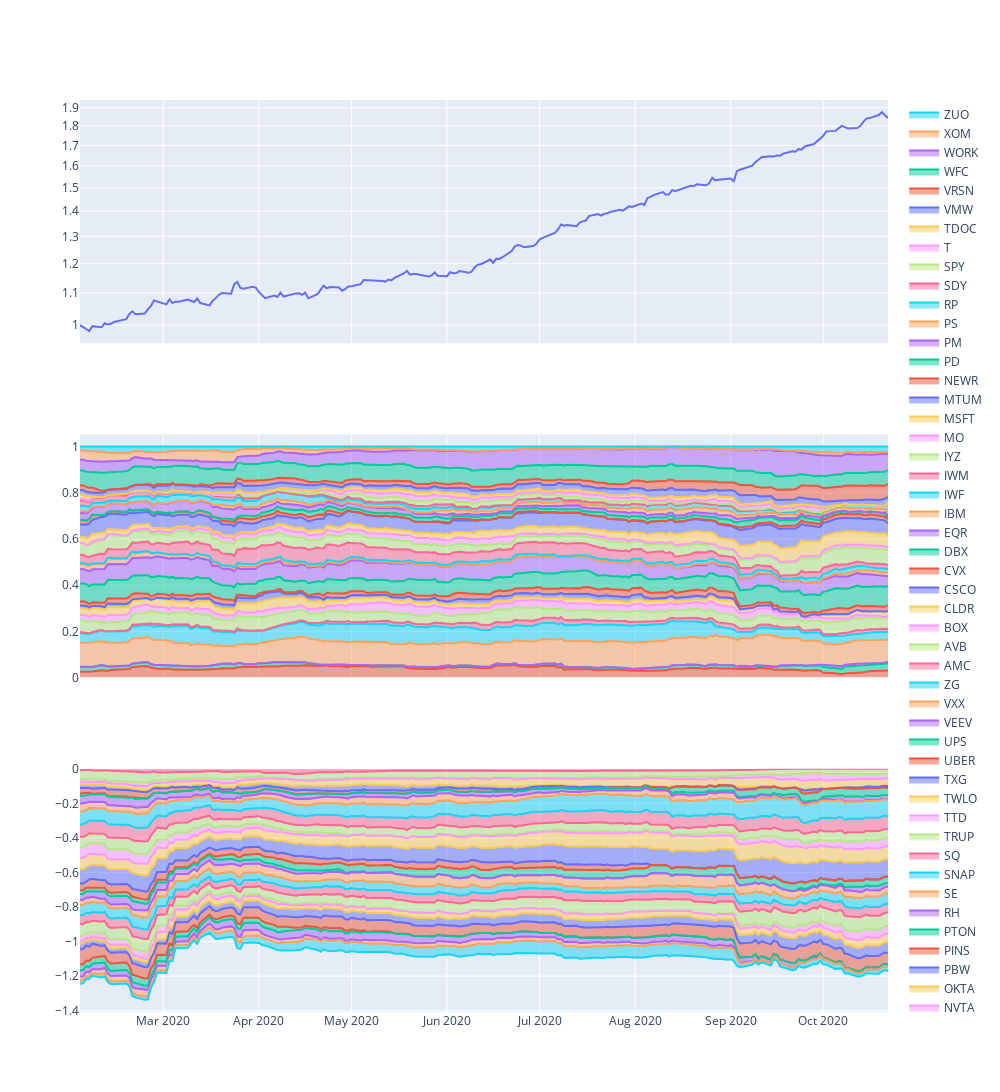

Source (notebook cell):
### Code cell
from plotly.subplots import make_subplots
import plotly.graph_objects as go

fig = make_subplots(rows=3, cols=1, shared_xaxes=True)

cum_returns = (r.returns_history+1).cumprod()
fig.add_trace(go.Scatter(x=cum_returns.index, y=cum_returns), row=1, col=1)
fig.update_yaxes(type="log", row=1, col=1)


long_allocations = r.allocation_history[[c for c in r.allocation_history.columns if c in LONG_CANDIDATES]]
for (k, v) in long_allocations.items():
    fig.add_trace(go.Scatter(x=r.allocation_history.index, y=v, name=k, stackgroup='one'), row=2, col=1)
    
short_allocations = r.allocation_history[[c for c in r.allocation_history.columns if c in SHORT_CANDIDATES]]
for (k, v) in short_allocations.items():
    fig.add_trace(go.Scatter(x=r.allocation_history.index, y=v, name=k, stackgroup='one'), row=3, col=1)

fig.update_layout(
    autosize=False,
    width=1000,
    height=1200,)
fig.show()

### Figure 1 — Plotly figure (JSON) as saved in the notebook; plotly's stock layout.template omitted (floating-point values rounded to 4 significant figures; data arrays with more than 128 entries replaced by an {"elided": "..."} marker saying what was removed)
{"data": [{"type": "scatter", "x": {"elided": "184 str values"}, "xaxis": "x", "y": {"elided": "184 float values"}, "yaxis": "y"}, {"name": "BABA", "stackgroup": "one", "type": "scatter", "x": {"elided": "184 str values"}, "xaxis": "x2", "y": {"elided": "184 float values"}, "yaxis": "y2"}, {"name": "BBBY", "stackgroup": "one", "type": "scatter", "x": {"elided": "184 str values"}, "xaxis": "x2", "y": {"elided": "184 float values"}, "yaxis": "y2"}, {"name": "BILL", "stackgroup": "one", "type": "scatter", "x": {"elided": "184 str values"}, "xaxis": "x2", "y": {"elided": "184 float values"}, "yaxis": "y2"}, {"name": "BLK", "stackgroup": "one", "type": "scatter", "x": {"elided": "184 str values"}, "xaxis": "x2", "y": {"elided": "184 float values"}, "yaxis": "y2"}, {"name": "CRM", "stackgroup": "one", "type": "scatter", "x": {"elided": "184 str values"}, "xaxis": "x2", "y": {"elided": "184 float values"}, "yaxis": "y2"}, {"name": "DDOG", "stackgroup": "one", "type": "scatter", "x": {"elided": "184 str values"}, "xaxis": "x2", "y": {"elided": "184 float values"}, "yaxis": "y2"}, {"name": "FDX", "stackgroup": "one", "type": "scatter", "x": {"elided": "184 str values"}, "xaxis": "x2", "y": {"elided": "184 float values"}, "yaxis": "y2"}, {"name": "FIVN", "stackgroup": "one", "type": "scatter", "x": {"elided": "184 str values"}, "xaxis": "x2", "y": {"elided": "184 float values"}, "yaxis": "y2"}, {"name": "FRPT", "stackgroup": "one", "type": "scatter", "x": {"elided": "184 str values"}, "xaxis": "x2", "y": {"elided": "184 float values"}, "yaxis": "y2"}, {"name": "FVRR", "stackgroup": "one", "type": "scatter", "x": {"elided": "184 str values"}, "xaxis": "x2", "y": {"elided": "184 float values"}, "yaxis": "y2"}, {"name": "HUBS", "stackgroup": "one", "type": "scatter", "x": {"elided": "184 str values"}, "xaxis": "x2", "y": {"elided": "184 float values"}, "yaxis": "y2"}, {"name": "ISRG", "stackgroup": "one", "type": "scatter", "x": {"elided": "184 str values"}, "xaxis": "x2", "y": {"elided": "184 float values"}, "yaxis": "y2"}, {"name": "ITB", "stackgroup": "one", "type": "scatter", "x": {"elided": "184 str values"}, "xaxis": "x2", "y": {"elided": "184 float values"}, "yaxis": "y2"}, {"name": "NET", "stackgroup": "one", "type": "scatter", "x": {"elided": "184 str values"}, "xaxis": "x2", "y": {"elided": "184 float values"}, "yaxis": "y2"}, {"name": "NIO", "stackgroup": "one", "type": "scatter", "x": {"elided": "184 str values"}, "xaxis": "x2", "y": {"elided": "184 float values"}, "yaxis": "y2"}, {"name": "NOW", "stackgroup": "one", "type": "scatter", "x": {"elided": "184 str values"}, "xaxis": "x2", "y": {"elided": "184 float values"}, "yaxis": "y2"}, {"name": "NVDA", "stackgroup": "one", "type": "scatter", "x": {"elided": "184 str values"}, "xaxis": "x2", "y": {"elided": "184 float values"}, "yaxis": "y2"}, {"name": "NVTA", "stackgroup": "one", "type": "scatter", "x": {"elided": "184 str values"}, "xaxis": "x2", "y": {"elided": "184 float values"}, "yaxis": "y2"}, {"name": "OKTA", "stackgroup": "one", "type": "scatter", "x": {"elided": "184 str values"}, "xaxis": "x2", "y": {"elided": "184 float values"}, "yaxis": "y2"}, {"name": "PBW", "stackgroup": "one", "type": "scatter", "x": {"elided": "184 str values"}, "xaxis": "x2", "y": {"elided": "184 float values"}, "yaxis": "y2"}, {"name": "PINS", "stackgroup": "one", "type": "scatter", "x": {"elided": "184 str values"}, "xaxis": "x2", "y": {"elided": "184 float values"}, "yaxis": "y2"}, {"name": "PTON", "stackgroup": "one", "type": "scatter", "x": {"elided": "184 str values"}, "xaxis": "x2", "y": {"elided": "184 float values"}, "yaxis": "y2"}, {"name": "RH", "stackgroup": "one", "type": "scatter", "x": {"elided": "184 str values"}, "xaxis": "x2", "y": {"elided": "184 float values"}, "yaxis": "y2"}, {"name": "SE", "stackgroup": "one", "type": "scatter", "x": {"elided": "184 str values"}, "xaxis": "x2", "y": {"elided": "184 float values"}, "yaxis": "y2"}, {"name": "SNAP", "stackgroup": "one", "type": "scatter", "x": {"elided": "184 str values"}, "xaxis": "x2", "y": {"elided": "184 float values"}, "yaxis": "y2"}, {"name": "SQ", "stackgroup": "one", "type": "scatter", "x": {"elided": "184 str values"}, "xaxis": "x2", "y": {"elided": "184 float values"}, "yaxis": "y2"}, {"name": "TRUP", "stackgroup": "one", "type": "scatter", "x": {"elided": "184 str values"}, "xaxis": "x2", "y": {"elided": "184 float values"}, "yaxis": "y2"}, {"name": "TTD", "stackgroup": "one", "type": "scatter", "x": {"elided": "184 str values"}, "xaxis": "x2", "y": {"elided": "184 float values"}, "yaxis": "y2"}, {"name": "TWLO", "stackgroup": "one", "type": "scatter", "x": {"elided": "184 str values"}, "xaxis": "x2", "y": {"elided": "184 float values"}, "yaxis": "y2"}, {"name": "TXG", "stackgroup": "one", "type": "scatter", "x": {"elided": "184 str values"}, "xaxis": "x2", "y": {"elided": "184 float values"}, "yaxis": "y2"}, {"name": "UBER", "stackgroup": "one", "type": "scatter", "x": {"elided": "184 str values"}, "xaxis": "x2", "y": {"elided": "184 float values"}, "yaxis": "y2"}, {"name": "UPS", "stackgroup": "one", "type": "scatter", "x": {"elided": "184 str values"}, "xaxis": "x2", "y": {"elided": "184 float values"}, "yaxis": "y2"}, {"name": "VEEV", "stackgroup": "one", "type": "scatter", "x": {"elided": "184 str values"}, "xaxis": "x2", "y": {"elided": "184 float values"}, "yaxis": "y2"}, {"name": "VXX", "stackgroup": "one", "type": "scatter", "x": {"elided": "184 str values"}, "xaxis": "x2", "y": {"elided": "184 float values"}, "yaxis": "y2"}, {"name": "ZG", "stackgroup": "one", "type": "scatter", "x": {"elided": "184 str values"}, "xaxis": "x2", "y": {"elided": "184 float values"}, "yaxis": "y2"}, {"name": "AMC", "stackgroup": "one", "type": "scatter", "x": {"elided": "184 str values"}, "xaxis": "x3", "y": {"elided": "184 float values"}, "yaxis": "y3"}, {"name": "AVB", "stackgroup": "one", "type": "scatter", "x": {"elided": "184 str values"}, "xaxis": "x3", "y": {"elided": "184 float values"}, "yaxis": "y3"}, {"name": "BOX", "stackgroup": "one", "type": "scatter", "x": {"elided": "184 str values"}, "xaxis": "x3", "y": {"elided": "184 float values"}, "yaxis": "y3"}, {"name": "CLDR", "stackgroup": "one", "type": "scatter", "x": {"elided": "184 str values"}, "xaxis": "x3", "y": {"elided": "184 float values"}, "yaxis": "y3"}, {"name": "CSCO", "stackgroup": "one", "type": "scatter", "x": {"elided": "184 str values"}, "xaxis": "x3", "y": {"elided": "184 float values"}, "yaxis": "y3"}, {"name": "CVX", "stackgroup": "one", "type": "scatter", "x": {"elided": "184 str values"}, "xaxis": "x3", "y": {"elided": "184 float values"}, "yaxis": "y3"}, {"name": "DBX", "stackgroup": "one", "type": "scatter", "x": {"elided": "184 str values"}, "xaxis": "x3", "y": {"elided": "184 float values"}, "yaxis": "y3"}, {"name": "EQR", "stackgroup": "one", "type": "scatter", "x": {"elided": "184 str values"}, "xaxis": "x3", "y": {"elided": "184 float values"}, "yaxis": "y3"}, {"name": "IBM", "stackgroup": "one", "type": "scatter", "x": {"elided": "184 str values"}, "xaxis": "x3", "y": {"elided": "184 float values"}, "yaxis": "y3"}, {"name": "IWF", "stackgroup": "one", "type": "scatter", "x": {"elided": "184 str values"}, "xaxis": "x3", "y": {"elided": "184 float values"}, "yaxis": "y3"}, {"name": "IWM", "stackgroup": "one", "type": "scatter", "x": {"elided": "184 str values"}, "xaxis": "x3", "y": {"elided": "184 float values"}, "yaxis": "y3"}, {"name": "IYZ", "stackgroup": "one", "type": "scatter", "x": {"elided": "184 str values"}, "xaxis": "x3", "y": {"elided": "184 float values"}, "yaxis": "y3"}, {"name": "MO", "stackgroup": "one", "type": "scatter", "x": {"elided": "184 str values"}, "xaxis": "x3", "y": {"elided": "184 float values"}, "yaxis": "y3"}, {"name": "MSFT", "stackgroup": "one", "type": "scatter", "x": {"elided": "184 str values"}, "xaxis": "x3", "y": {"elided": "184 float values"}, "yaxis": "y3"}, {"name": "MTUM", "stackgroup": "one", "type": "scatter", "x": {"elided": "184 str values"}, "xaxis": "x3", "y": {"elided": "184 float values"}, "yaxis": "y3"}, {"name": "NEWR", "stackgroup": "one", "type": "scatter", "x": {"elided": "184 str values"}, "xaxis": "x3", "y": {"elided": "184 float values"}, "yaxis": "y3"}, {"name": "PD", "stackgroup": "one", "type": "scatter", "x": {"elided": "184 str values"}, "xaxis": "x3", "y": {"elided": "184 float values"}, "yaxis": "y3"}, {"name": "PM", "stackgroup": "one", "type": "scatter", "x": {"elided": "184 str values"}, "xaxis": "x3", "y": {"elided": "184 float values"}, "yaxis": "y3"}, {"name": "PS", "stackgroup": "one", "type": "scatter", "x": {"elided": "184 str values"}, "xaxis": "x3", "y": {"elided": "184 float values"}, "yaxis": "y3"}, {"name": "RP", "stackgroup": "one", "type": "scatter", "x": {"elided": "184 str values"}, "xaxis": "x3", "y": {"elided": "184 float values"}, "yaxis": "y3"}, {"name": "SDY", "stackgroup": "one", "type": "scatter", "x": {"elided": "184 str values"}, "xaxis": "x3", "y": {"elided": "184 float values"}, "yaxis": "y3"}, {"name": "SPY", "stackgroup": "one", "type": "scatter", "x": {"elided": "184 str values"}, "xaxis": "x3", "y": {"elided": "184 float values"}, "yaxis": "y3"}, {"name": "T", "stackgroup": "one", "type": "scatter", "x": {"elided": "184 str values"}, "xaxis": "x3", "y": {"elided": "184 float values"}, "yaxis": "y3"}, {"name": "TDOC", "stackgroup": "one", "type": "scatter", "x": {"elided": "184 str values"}, "xaxis": "x3", "y": {"elided": "184 float values"}, "yaxis": "y3"}, {"name": "VMW", "stackgroup": "one", "type": "scatter", "x": {"elided": "184 str values"}, "xaxis": "x3", "y": {"elided": "184 float values"}, "yaxis": "y3"}, {"name": "VRSN", "stackgroup": "one", "type": "scatter", "x": {"elided": "184 str values"}, "xaxis": "x3", "y": {"elided": "184 float values"}, "yaxis": "y3"}, {"name": "WFC", "stackgroup": "one", "type": "scatter", "x": {"elided": "184 str values"}, "xaxis": "x3", "y": {"elided": "184 float values"}, "yaxis": "y3"}, {"name": "WORK", "stackgroup": "one", "type": "scatter", "x": {"elided": "184 str values"}, "xaxis": "x3", "y": {"elided": "184 float values"}, "yaxis": "y3"}, {"name": "XOM", "stackgroup": "one", "type": "scatter", "x": {"elided": "184 str values"}, "xaxis": "x3", "y": {"elided": "184 float values"}, "yaxis": "y3"}, {"name": "ZUO", "stackgroup": "one", "type": "scatter", "x": {"elided": "184 str values"}, "xaxis": "x3", "y": {"elided": "184 float values"}, "yaxis": "y3"}], "layout": {"autosize": false, "height": 1200, "width": 1000, "xaxis": {"anchor": "y", "domain": [0, 1], "matches": "x3", "showticklabels": false}, "xaxis2": {"anchor": "y2", "domain": [0, 1], "matches": "x3", "showticklabels": false}, "xaxis3": {"anchor": "y3", "domain": [0, 1]}, "yaxis": {"anchor": "x", "domain": [0.7333, 1], "type": "log"}, "yaxis2": {"anchor": "x2", "domain": [0.3667, 0.6333]}, "yaxis3": {"anchor": "x3", "domain": [0, 0.2667]}}}
